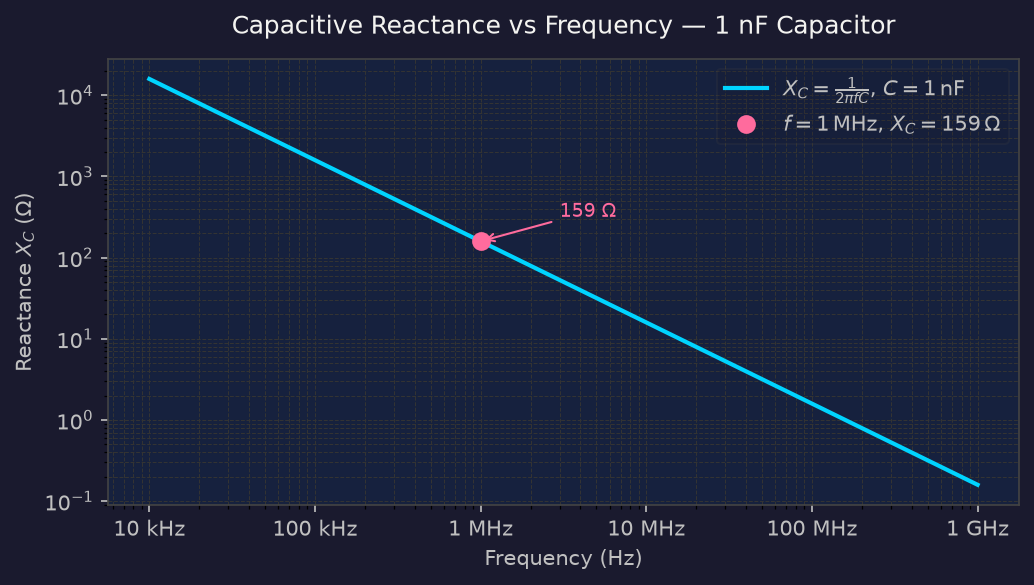

Generate this figure with Python:
"""
Plot capacitive reactance Xc vs frequency for a 1 nF capacitor.
Data derived from the formula Xc = 1 / (2 * pi * f * C) as used in Chapter 9.
"""
import numpy as np
import matplotlib.pyplot as plt
import matplotlib.ticker as ticker

C = 1e-9  # 1 nF

f = np.logspace(4, 9, 500)  # 10 kHz to 1 GHz
Xc = 1 / (2 * np.pi * f * C)

# Worked-example point from the text: f = 1 MHz, Xc = 159 Ω
f_example = 1e6
Xc_example = 1 / (2 * np.pi * f_example * C)

fig, ax = plt.subplots(figsize=(7, 4))
fig.patch.set_facecolor("#1a1a2e")
ax.set_facecolor("#16213e")

ax.loglog(f, Xc, color="#00d4ff", linewidth=2, label=r"$X_C = \frac{1}{2\pi f C}$, $C = 1\,\mathrm{nF}$")
ax.plot(f_example, Xc_example, "o", color="#ff6b9d", markersize=8,
        label=f"$f = 1\\,\\mathrm{{MHz}}$, $X_C = {Xc_example:.0f}\\,\\Omega$")
ax.annotate(f"159 Ω", xy=(f_example, Xc_example),
            xytext=(f_example * 3, Xc_example * 2),
            color="#ff6b9d", fontsize=9,
            arrowprops=dict(arrowstyle="->", color="#ff6b9d", lw=1))

ax.set_xlabel("Frequency (Hz)", color="#c0c0c0")
ax.set_ylabel("Reactance $X_C$ (Ω)", color="#c0c0c0")
ax.set_title("Capacitive Reactance vs Frequency — 1 nF Capacitor", color="#f3f3f0", pad=12)

ax.tick_params(colors="#c0c0c0")
for spine in ax.spines.values():
    spine.set_edgecolor("#444")

ax.xaxis.set_major_formatter(ticker.FuncFormatter(
    lambda x, _: {1e4: "10 kHz", 1e5: "100 kHz", 1e6: "1 MHz",
                  1e7: "10 MHz", 1e8: "100 MHz", 1e9: "1 GHz"}.get(x, "")))

ax.legend(framealpha=0.2, labelcolor="#c0c0c0", facecolor="#1a1a2e", edgecolor="#444")
ax.grid(True, which="both", color="#333", linestyle="--", linewidth=0.5)

plt.tight_layout()
plt.savefig("ch09-xc-vs-frequency.png", dpi=150, bbox_inches="tight",
            facecolor=fig.get_facecolor())
print("Saved ch09-xc-vs-frequency.png")
